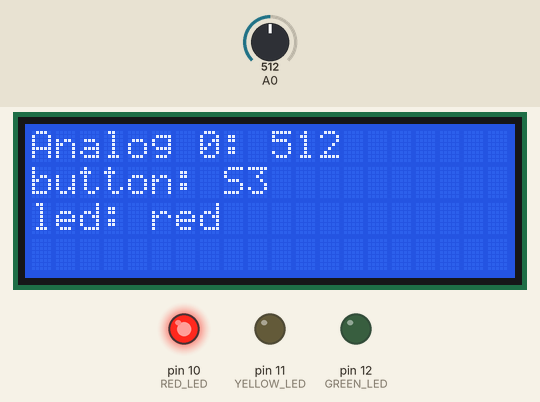
Recording of a sketch running on a simulated Arduino Uno, built with avr-gcc and run on an emulated ATmega328P. On the bench: 20×4 character LCD, output pins drawn as LEDs (lit = HIGH). Inputs (shaded band) come from the test bench; at power-on: A0 = 512.

Above: at 1.2 s.
1.3 s: A0 set to 919
At 2.5 s:
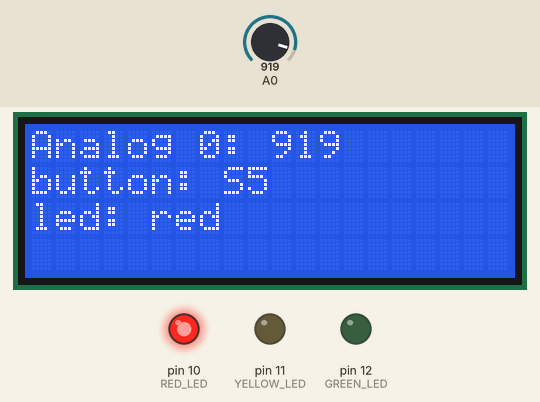
2.8 s: A0 set to 942
At 3.7 s:
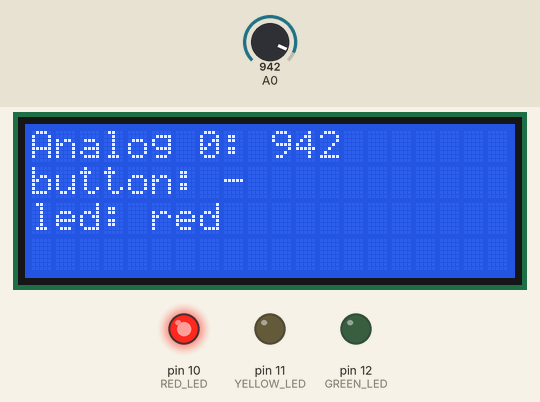
5.8 s: A0 set to 917
At 7.2 s:
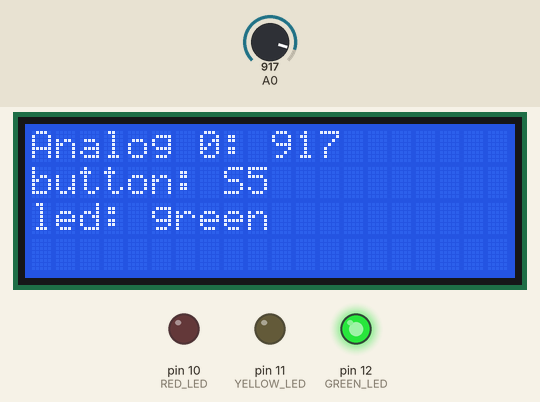
7.5 s: A0 set to 937
At 8.6 s:
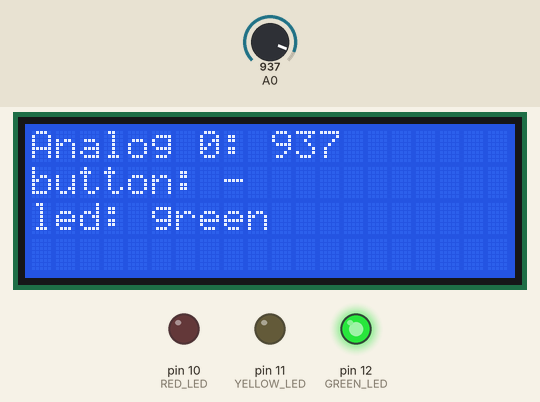
10.5 s: A0 set to 900
At 15.8 s:
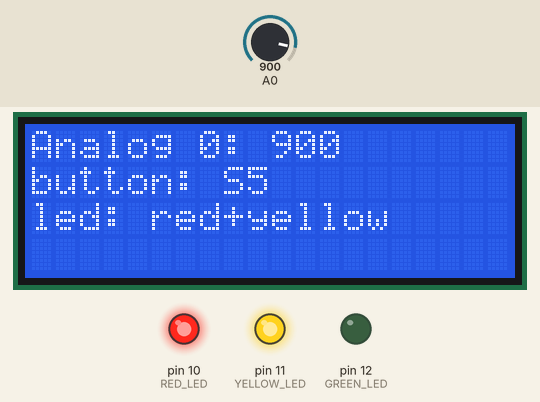
Timing chart, 0 to 30.5 s (numbered marks = the images above; inputs shaded):
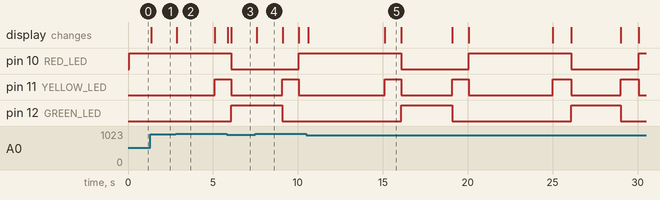

Measured:
- the behaviour switches between 926 and 927 on A0 (found by bisection; images 1 and 2)
- after the input at 1.3 s, the display: changes after 0.06 s (image 1)
- after the input at 2.8 s, the display: changes after 0.06 s (image 2)
- after the input at 5.8 s, the display: first changes after 0.07 s (image 3 shows a later state)
- after the input at 7.5 s, the display: changes after 0.10 s (image 4)
- after the input at 10.5 s, the display: first changes after 0.10 s (image 5 shows a later state)
- by itself, pin 10 (RED_LED): alternates HIGH for 6.0 s and LOW for 4.0 s
- by itself, pin 12 (GREEN_LED): alternates HIGH for 3.0 s and LOW for 7.0 s

The sketch:

ex01-7.ino
```cpp
// display test: write some data to the lcd

/* Connections:
 R/S : Pin 3
 R/W : not connected
 E   : Pin 4
 DB4 : Pin 6
 DB5 : Pin 7
 DB6 : Pin 8
 DB7 : Pin 9
*/

// include the library used to control the LCD attached to the arduino board.
#include <LiquidCrystal.h>

/*
 * A constant holding the reference to a LiquidCrystal object (the lcd on the board).
 * The constructer used is specified as LiquidCrystal(rs, enable, d4, d5, d6, d7).
 *
 * See the available documentation here:
 * https://www.arduino.cc/en/Reference/LiquidCrystalConstructor
 */
const LiquidCrystal lcd(3, 4, 6, 7, 8, 9);

/**
 * The time in milliseconds that should be waited after "reprinting" onto the LCD used.
 * Writing to the LCD can cause flickering otherwise, if written onto the LCD too often.
 */
const int FLICKER_PREVENTION_TIME = 100;

/**
 * The value needed to identify the first button by the value of the analog pin.
 */
const int FIRST_BUTTON_THRESHOLD = 121;

/**
 * The value needed to identify the second button by the value of the analog pin.
 */
const int SECOND_BUTTON_THRESHOLD = 357;

/**
 * The value needed to identify the third button by the value of the analog pin.
 */
const int THIRD_BUTTON_THRESHOLD = 575;

/**
 * The value needed to identify the fourth button by the value of the analog pin.
 */
const int FOURTH_BUTTON_THRESHOLD = 753;

/**
 * The value needed to identify the fifth button by the value of the analog pin.
 */
const int FIFTH_BUTTON_THRESHOLD = 927;

/**
 * The number of the pin which is associated with the red LED.
 */
const int RED_LED = 10;

/**
 * The number of the pin which is associated with the yellow LED.
 */
const int YELLOW_LED = 11;

/**
 * The number of the pin which is associated with the green LED.
 */
const int GREEN_LED = 12;

/*
 * The time in milliseconds for how long the red LED is turned on.
 */
const int RED_LED_ON_TIME = 6000;

/*
 * The time in milliseconds for how long the yellow LED is turned on.
 */
const int YELLOW_LED_ON_TIME = 1000;

/*
 * The time in milliseconds for how long the green LED is turned on.
 */
const int GREEN_LED_ON_TIME = 3000;

/*
 * The time in milliseconds when the Logic of the LEDs pattern gets reset.
 */
const int LED_LOGIC_RESET = 10000;

/**
 * The index where the status of the red LED is stored.
 */
const int RED_POSITION = 0;

/**
 * The index where the status of the yellow LED is stored.
 */
const int YELLOW_POSITION = 1;

/**
 * The index where the status of the green LED is stored.
 */
const int GREEN_POSITION = 2;

/**
 * A boolean indicating whether the red LED is on or not.
 */
bool redIsOn = false;

/**
 * A boolean indicating whether the yellow LED is on or not.
 */
bool yellowIsOn = false;

/**
 * A boolean indicating whether the green LED is on or not.
 */
bool greenIsOn = false;

/*
 * This method gets called once, before the update cycle starts ticking.
 */
void setup() {

  // initializes the interface to the LCD with 4 rows and 20 chars per row
  lcd.begin(20, 4);

  // Set the LCDs, so they will behave as outputs.
  pinMode(RED_LED, OUTPUT);
  pinMode(YELLOW_LED, OUTPUT);
  pinMode(GREEN_LED, OUTPUT);

}

/*
 * The main-loop of this program. Gets repeatedly called without delay.
 *
 * @see ex01-7#lcdLogic()
 * @see ex01-7#ledLogic()
 */
void loop() {

  // The current milliseconds passed since this applications start
  unsigned long time_before = millis();

  // The time in milliseconds passed before the LEDs logic reset
  int timeSinceLCDReset = time_before % LED_LOGIC_RESET;

  ledLogic(timeSinceLCDReset);

  // The value of the analog pin A0
  int analogValue = analogRead(A0);

  lcdLogic(analogValue);

  // wait for the time specified in {@link ex01-7#FlICKER_PREVENTION_TIME}.
  delay(FLICKER_PREVENTION_TIME);

}

/**
 * Turns the given LED on, also sets the flag of the LED (true) if it got turned on.
 *
 * @param mLED
 *          The pin number associated with LED.
 *
 */
void turnOn(const int mLED){
     if(mLED == RED_LED){
        if(redIsOn == false){
           digitalWrite(mLED, HIGH);
           redIsOn = true;

        }
     }
     if(mLED == YELLOW_LED){
           if(yellowIsOn == false){
             digitalWrite(mLED, HIGH);
             yellowIsOn = true;

        }
     }
     if(mLED == GREEN_LED){
           if(greenIsOn == false){
             digitalWrite(mLED, HIGH);
             greenIsOn = true;

        }
     }
}


/**
 * Turns the given LED off, also sets the flag of the LED (false) if it got turned off.
 *
 * @param mLED
 *          The pin number associated with LED.
 *
 */
void turnOff(const int mLED){

     if(mLED == RED_LED){
        if(redIsOn == true){
           digitalWrite(mLED, LOW);
           redIsOn = false;

        }
     }
     if(mLED == YELLOW_LED){
           if(yellowIsOn == true){
            digitalWrite(mLED, LOW);
            yellowIsOn = false;

        }
     }
     if(mLED == GREEN_LED){
           if(greenIsOn == true){
             digitalWrite(mLED, LOW);
             greenIsOn = false;

        }
    }
}


/**
 * Converts the given integer value associated with a button to
 * a String in a fashionable way.
 *
 * @param mButtonValue
 *              An integer value associated with a specific button.
 */
String buttonToString(const int mButtonValue) {

  // no button was pressed
  if(mButtonValue == 0){
    return "-";

  } else {
    return "S"+String(mButtonValue);

  }
}


/*
 * Gets the current integer value associated with the button wanted.
 * Does so by extracting the button out of the analog value given.
 * Those values aren't constant, thus thresholds are used to
 * identify the appropriate button.
 *
 * Because values are not static, we always use the middle between
 * the value for this button and the next higher.
 * Eg: Button1: 0, Button2: 241 ((241 + 0) / 2) + 0 = 121
 *
 * @param mAnalogValue
 *              The value of the analog pin, used to identify the
 *              button pressed
 *
 */
int getCurrentButton(const int mAnalogValue) {

  if(mAnalogValue < FIRST_BUTTON_THRESHOLD) {
    return 1;

  }else if(mAnalogValue < SECOND_BUTTON_THRESHOLD) {
    return 2;

  }else if(mAnalogValue < THIRD_BUTTON_THRESHOLD) {
    return 3;

  }else if(mAnalogValue < FOURTH_BUTTON_THRESHOLD) {
    return 4;

  }else if(mAnalogValue < FIFTH_BUTTON_THRESHOLD) {
    return 5;

  // no button pressed
  }else {
    return 0;

  }
}

/*
 * The logic needed to control the LCDs features (printing, clearing, etc...)
 *
 * @param mAnalogValue
 *            The value to be printed onto the LCD as the current analog pins value.
 */
void lcdLogic(const int mAnalogValue){
  // this iterations button representation, e.g. which button(s) are pressed.
  String buttonRepresentation = "";

  // checks which colors are turned on, and changes the button
  // representation accordingly
  if(redIsOn){
    buttonRepresentation = buttonRepresentation + "red";

  }

  if(yellowIsOn){
    if(buttonRepresentation == "red"){
      buttonRepresentation = buttonRepresentation + "+";

    }
    buttonRepresentation = buttonRepresentation + "yellow";

  }

  if(greenIsOn){
    buttonRepresentation = buttonRepresentation + "green";

  }

  // Clear display each time this method gets called, so the
  // old LCD-display doesn't get overwritten
  lcd.clear();

  // Sets the cursor to the first row at the first char
  lcd.setCursor(0,0);

  // Prints the value given onto the LCD
  lcd.print("Analog 0: " + String(mAnalogValue));

  //Sets the cursor to the second row at the first char
  lcd.setCursor(0,1); // set cursor to second line

  // Prints the value of the button which got pressed at the method call
  lcd.print("button: " + buttonToString(getCurrentButton(mAnalogValue)));

  // Sets the cursor to the third row at the first char
  lcd.setCursor(0,2);

  // Prints a string representation of all the LEDs which are currently on
  lcd.print("led: " + buttonRepresentation);
}

/*
 * The logic needed to control the LEDs flashing pattern.
 * Also updates the LED status of the LEDs when they are
 * turned on, off.
 *
 * @param mTime
 *          The time in milliseconds passed before the logic reset for this method.
 */
void ledLogic(const int mTime){

  // only red gets turned on.
  if(mTime < (RED_LED_ON_TIME - YELLOW_LED_ON_TIME)) {
    turnOff(YELLOW_LED);
    turnOn(RED_LED);

  // start turning yellow on aswell.
  }else if(mTime < RED_LED_ON_TIME){
     turnOn(YELLOW_LED);

  // only turn green on, turn off yellow and red.
  }else if(mTime < (RED_LED_ON_TIME + GREEN_LED_ON_TIME)){
    turnOff(RED_LED);
    turnOff(YELLOW_LED);
    turnOn(GREEN_LED);

  // last pattern before reset. turn everything off except yellow.
  // Then restart the cycle. (Gets automatically reset by its given parameter mTime)
  }else {
    turnOff(GREEN_LED);
    turnOn(YELLOW_LED);

  }
}
```
